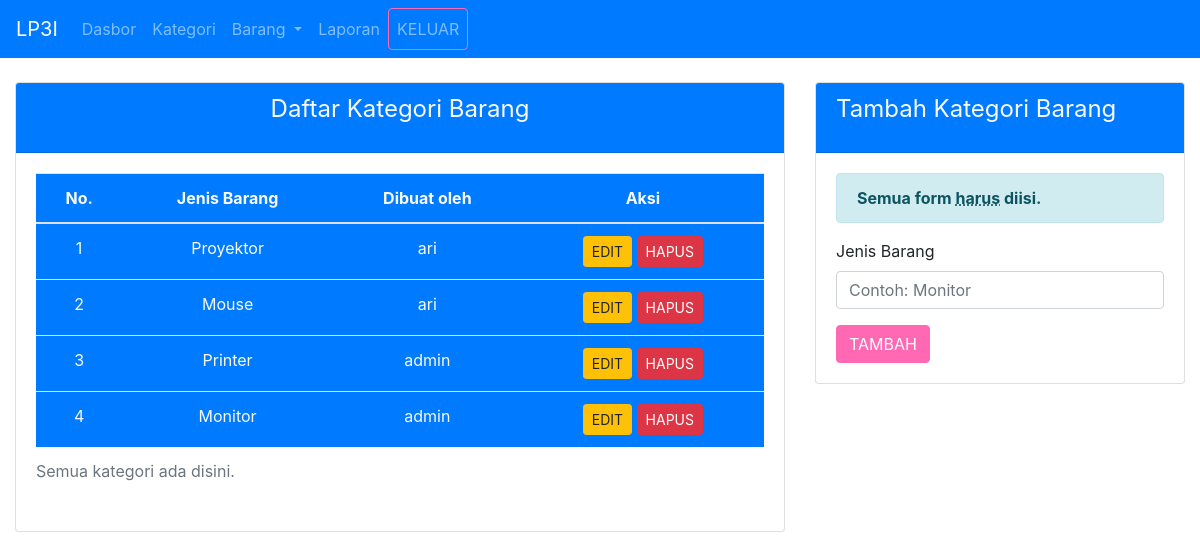
The app's page /index.php?menu=kategori (signed in) with its own data.
### tables this page shows
CREATE TABLE IF NOT EXISTS `kategori` (
  `id_kategori` int(11) NOT NULL AUTO_INCREMENT,
  `jenis_barang` varchar(250) NOT NULL,
  `kat_AddedBy` varchar(20) NOT NULL,
  `kat_EditedBy` varchar(20) NOT NULL,
  `kat_EntryDate` date NOT NULL,
  PRIMARY KEY (`id_kategori`),
  KEY `jenis_barang` (`jenis_barang`)
);

### index.php (called while the page is built, shortened)
<?php
include("konten/menu.php");
include("atur-konten.php");
?>

### konten/kategori.php (the view, shortened to what this page needs)
<section>
    <div class="container-fluid justify-content-center">
      <div class="row">
        <div class="col-8 text-center">
          <div class="card">
            <div class="card-header bg-primary">
              <h1 class="h4 mb-3 font-weight-normal text-light">Daftar Kategori Barang</h1>
            </div>
            <div class="card-body">
              <div class="table-responsive">
                <table class="table bg-primary text-light">
                  <caption>Semua kategori ada disini.</caption>
                  <thead>
                    <tr>
                      <th>No.</th>
                      <th>Jenis Barang</th>
                      <th>Dibuat oleh</th>
                      <th>Aksi</th>
                    </tr>
                  </thead>
                  <tbody>
                    <?php
                    $ambil = mysql_query("SELECT * FROM kategori");
                    $jumlah = mysql_num_rows($ambil);
                    if ($jumlah > 0) {
                      while ($b = mysql_fetch_array($ambil)) {
                    ?>
                    <tr>
                      <td><?php print ($b['id_kategori']) ?></td>
                      <td><?php print ($b['jenis_barang']) ?></td>
                      <td><?php print ($b['kat_AddedBy']) ?></td>
                      <td>
                        <a href="?menu=edit-kategori&id_kategori=<?php print $b['id_kategori']?>" class="btn btn-sm btn-warning">EDIT</a>
                        <a href="" class="btn btn-sm btn-danger" data-toggle="modal" data-target="#id_kategori_<?php print $b['id_kategori']?>">HAPUS</a>
                      </td>
                    </tr>
            <?php
                  }
                } else {
            ?>
                  <tr>
                    <td class="alert alert-warning" colspan="4">Data masih kosong.</td>
                  </tr>
            <?php } ?>
                  </tbody>
                </table>
              </div>
            </div>
          </div>
        </div>
        <div class="col-4">
          <div class="card">
            <div class="card-header bg-primary">
              <h1 class="h4 mb-3 font-weight-normal text-light">Tambah Kategori Barang</h1>
            </div>
            <div class="card-body">
              <div class="alert alert-info">
                <strong>Semua form <abbr title="Ga harus sih. Yang harus itu nikah.">harus</abbr> diisi.</strong>
              </div>
              <form class="" method="post">
                <div class="form-group">
                  <label class="text-center">Jenis Barang</label>
                  <input type="text" name="jenis_barang" class="form-control" placeholder="Contoh: Monitor">
                </div>
                <button name="tambah" type="submit" class="btn btn-xs btn-twice text-center">TAMBAH</button>
              </form>
            </div>
          </div>
        </div>
      </div>
    </div>
  </section>

### records on screen
kategori: id_kategori "1", jenis_barang "Proyektor", kat_AddedBy "ari"
kategori: id_kategori "2", jenis_barang "Mouse", kat_AddedBy "ari"
kategori: id_kategori "3", jenis_barang "Printer", kat_AddedBy "admin"
kategori: id_kategori "4", jenis_barang "Monitor", kat_AddedBy "admin"
